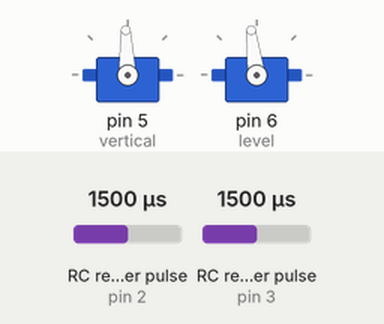
This sketch was run on a simulated Arduino Uno, built with avr-gcc and run on an emulated ATmega328P. Parts: 2 × servo. Wiring (inferred from the names in the program): 2 × RC receiver channel: data pin 2 / data pin 3. Inputs (shaded band) come from the test bench; at power-on: RC receiver pulse (sensors on pin 3, pin 2) 1500 µs. What the sketch prints to the serial monitor is not drawn.

Above: at 1.2 s.
1.3 s: RC receiver pulse (sensor on pin 3) set to 1980 µs
At 1.7 s:
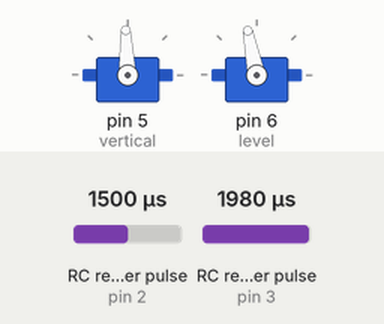
2.8 s: RC receiver pulse (sensor on pin 3) set to 1500 µs
At 3.4 s:
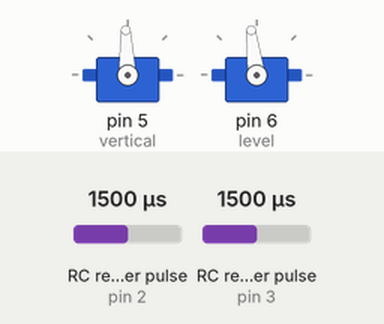
Timing chart, 0 to 5.8 s (numbered marks = the images above; inputs shaded):
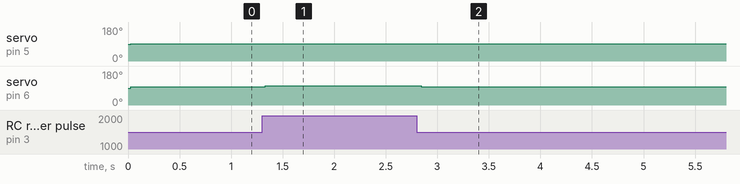

The sketch:

remote_2.0.ino
```cpp
#include <Servo.h>

#define ch5 2 //頻道5接收垂直動力
#define ch3 3 //頻道3接收水平動力

long RC_PWM[6];  //總共6個頻道

Servo vertical;  //垂直無刷馬達(ch5控制)
Servo level; //水平無刷馬達(ch3控制)

void setup()
{

  pinMode(ch3, INPUT);
  pinMode(ch5, INPUT);

  vertical.attach(5); //垂直馬達輸出 D5
  level.attach(6);  //什麼水平馬達輸出 D6

  Serial.begin(9600);

}

void loop()
{
  static int v = 92; //牙刷馬達不轉的值
  RC_PWM[5] = pulseIn(ch5,HIGH);
  RC_PWM[3] = pulseIn(ch3,HIGH);

  v = Simulate_5(RC_PWM[5]); //模擬輸出PWM的值(ch5)
  int l = map(RC_PWM[3], 1056, 2054, 94, 102);

  Serial.println("水平動力：");
  Serial.println(RC_PWM[3]);
  Serial.println(map(RC_PWM[3], 1056, 2054, 92, 102));

  vertical.write(v);
  level.write(l);
}

int Simulate_5(int x){
  int z;
  switch(x/100){
    case 19: //停
      z = 92;
      break;
    case 14: //中
      z = 96;
      break;
    case 9: //快
      z = 98;
      break;
    default:
      z = 92;
      break;
  }
  return z;
}
```

Measured:
- after the input at 1.3 s, servo on pin 6 (level): 97° → 101° at once
- after the input at 2.8 s, servo on pin 6 (level): 101° → 97° after 0.05 s
